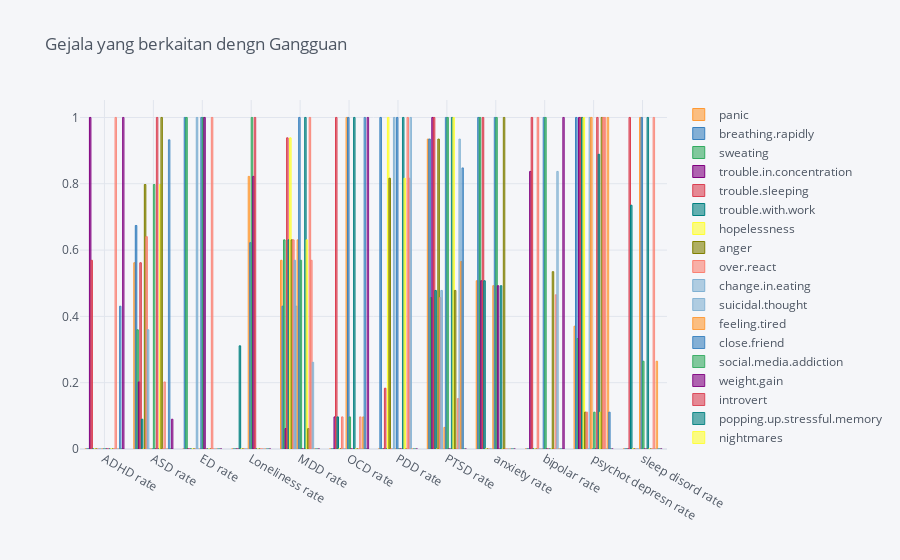

Notebook code cell kept with this figure:
### Code cell
byDisorderRate.iloc[:, 1:27].iplot(kind='bar', title='Gejala yang berkaitan dengn Gangguan')

### Figure 1 — Plotly figure (JSON) as saved in the notebook; plotly's stock layout.template omitted (floating-point values rounded to 4 significant figures)
{"data": [{"marker": {"color": "rgba(255, 153, 51, 0.6)", "line": {"color": "rgba(255, 153, 51, 1.0)", "width": 1}}, "name": "panic", "orientation": "v", "text": "", "type": "bar", "x": ["ADHD rate", "ASD rate", "ED rate", "Loneliness rate", "MDD rate", "OCD rate", "PDD rate", "PTSD rate", "anxiety rate", "bipolar rate", "psychot depresn rate", "sleep disord rate"], "y": [0, 0.5618, 0, 0, 0.5692, 0, 0, 0.9348, 0.5075, 0, 0.3704, 0]}, {"marker": {"color": "rgba(55, 128, 191, 0.6)", "line": {"color": "rgba(55, 128, 191, 1.0)", "width": 1}}, "name": "breathing.rapidly", "orientation": "v", "text": "", "type": "bar", "x": ["ADHD rate", "ASD rate", "ED rate", "Loneliness rate", "MDD rate", "OCD rate", "PDD rate", "PTSD rate", "anxiety rate", "bipolar rate", "psychot depresn rate", "sleep disord rate"], "y": [0, 0.6742, 1, 0, 0.4308, 0, 1, 0.9348, 1, 0, 1, 0]}, {"marker": {"color": "rgba(50, 171, 96, 0.6)", "line": {"color": "rgba(50, 171, 96, 1.0)", "width": 1}}, "name": "sweating", "orientation": "v", "text": "", "type": "bar", "x": ["ADHD rate", "ASD rate", "ED rate", "Loneliness rate", "MDD rate", "OCD rate", "PDD rate", "PTSD rate", "anxiety rate", "bipolar rate", "psychot depresn rate", "sleep disord rate"], "y": [0, 0.3596, 1, 0, 0.6308, 0, 0, 0.4565, 1, 0, 0.3333, 0]}, {"marker": {"color": "rgba(128, 0, 128, 0.6)", "line": {"color": "rgba(128, 0, 128, 1.0)", "width": 1}}, "name": "trouble.in.concentration", "orientation": "v", "text": "", "type": "bar", "x": ["ADHD rate", "ASD rate", "ED rate", "Loneliness rate", "MDD rate", "OCD rate", "PDD rate", "PTSD rate", "anxiety rate", "bipolar rate", "psychot depresn rate", "sleep disord rate"], "y": [1, 0.2022, 0, 0, 0.06154, 0.09677, 0, 1, 0.5075, 0.8372, 1, 0]}, {"marker": {"color": "rgba(219, 64, 82, 0.6)", "line": {"color": "rgba(219, 64, 82, 1.0)", "width": 1}}, "name": "trouble.sleeping", "orientation": "v", "text": "", "type": "bar", "x": ["ADHD rate", "ASD rate", "ED rate", "Loneliness rate", "MDD rate", "OCD rate", "PDD rate", "PTSD rate", "anxiety rate", "bipolar rate", "psychot depresn rate", "sleep disord rate"], "y": [0.5692, 0.5618, 0, 0, 0.9385, 1, 0.1833, 1, 1, 1, 1, 1]}, {"marker": {"color": "rgba(0, 128, 128, 0.6)", "line": {"color": "rgba(0, 128, 128, 1.0)", "width": 1}}, "name": "trouble.with.work", "orientation": "v", "text": "", "type": "bar", "x": ["ADHD rate", "ASD rate", "ED rate", "Loneliness rate", "MDD rate", "OCD rate", "PDD rate", "PTSD rate", "anxiety rate", "bipolar rate", "psychot depresn rate", "sleep disord rate"], "y": [0, 0.08989, 0, 0.3111, 0.6308, 0.09677, 0, 0.4783, 0.5075, 0, 1, 0.7353]}, {"marker": {"color": "rgba(255, 255, 51, 0.6)", "line": {"color": "rgba(255, 255, 51, 1.0)", "width": 1}}, "name": "hopelessness", "orientation": "v", "text": "", "type": "bar", "x": ["ADHD rate", "ASD rate", "ED rate", "Loneliness rate", "MDD rate", "OCD rate", "PDD rate", "PTSD rate", "anxiety rate", "bipolar rate", "psychot depresn rate", "sleep disord rate"], "y": [0, 0, 0, 0, 0.9385, 0, 1, 0, 0, 0, 1, 0]}, {"marker": {"color": "rgba(128, 128, 0, 0.6)", "line": {"color": "rgba(128, 128, 0, 1.0)", "width": 1}}, "name": "anger", "orientation": "v", "text": "", "type": "bar", "x": ["ADHD rate", "ASD rate", "ED rate", "Loneliness rate", "MDD rate", "OCD rate", "PDD rate", "PTSD rate", "anxiety rate", "bipolar rate", "psychot depresn rate", "sleep disord rate"], "y": [0, 0.7978, 0, 0, 0.6308, 0, 0.8167, 0.9348, 0, 0, 0.1111, 0]}, {"marker": {"color": "rgba(251, 128, 114, 0.6)", "line": {"color": "rgba(251, 128, 114, 1.0)", "width": 1}}, "name": "over.react", "orientation": "v", "text": "", "type": "bar", "x": ["ADHD rate", "ASD rate", "ED rate", "Loneliness rate", "MDD rate", "OCD rate", "PDD rate", "PTSD rate", "anxiety rate", "bipolar rate", "psychot depresn rate", "sleep disord rate"], "y": [0, 0.6404, 0, 0, 0.6308, 0.09677, 0, 0.4565, 0, 1, 0.1111, 0]}, {"marker": {"color": "rgba(128, 177, 211, 0.6)", "line": {"color": "rgba(128, 177, 211, 1.0)", "width": 1}}, "name": "change.in.eating", "orientation": "v", "text": "", "type": "bar", "x": ["ADHD rate", "ASD rate", "ED rate", "Loneliness rate", "MDD rate", "OCD rate", "PDD rate", "PTSD rate", "anxiety rate", "bipolar rate", "psychot depresn rate", "sleep disord rate"], "y": [0, 0.3596, 1, 0, 0.5692, 0, 0, 0.4783, 0, 0, 0, 0]}, {"marker": {"color": "rgba(128, 177, 211, 0.6)", "line": {"color": "rgba(128, 177, 211, 0.8999999999999999)", "width": 1}}, "name": "suicidal.thought", "orientation": "v", "text": "", "type": "bar", "x": ["ADHD rate", "ASD rate", "ED rate", "Loneliness rate", "MDD rate", "OCD rate", "PDD rate", "PTSD rate", "anxiety rate", "bipolar rate", "psychot depresn rate", "sleep disord rate"], "y": [0, 0, 0, 0, 0.4308, 0, 1, 0, 0, 0, 1, 0]}, {"marker": {"color": "rgba(255, 153, 51, 0.6)", "line": {"color": "rgba(255, 153, 51, 0.8999999999999999)", "width": 1}}, "name": "feeling.tired", "orientation": "v", "text": "", "type": "bar", "x": ["ADHD rate", "ASD rate", "ED rate", "Loneliness rate", "MDD rate", "OCD rate", "PDD rate", "PTSD rate", "anxiety rate", "bipolar rate", "psychot depresn rate", "sleep disord rate"], "y": [0, 0, 0, 0.8222, 0.6308, 1, 0, 0.06522, 0.4925, 0, 1, 1]}, {"marker": {"color": "rgba(55, 128, 191, 0.6)", "line": {"color": "rgba(55, 128, 191, 0.8999999999999999)", "width": 1}}, "name": "close.friend", "orientation": "v", "text": "", "type": "bar", "x": ["ADHD rate", "ASD rate", "ED rate", "Loneliness rate", "MDD rate", "OCD rate", "PDD rate", "PTSD rate", "anxiety rate", "bipolar rate", "psychot depresn rate", "sleep disord rate"], "y": [0, 0, 1, 0.6222, 1, 1, 1, 1, 1, 1, 0, 1]}, {"marker": {"color": "rgba(50, 171, 96, 0.6)", "line": {"color": "rgba(50, 171, 96, 0.8999999999999999)", "width": 1}}, "name": "social.media.addiction", "orientation": "v", "text": "", "type": "bar", "x": ["ADHD rate", "ASD rate", "ED rate", "Loneliness rate", "MDD rate", "OCD rate", "PDD rate", "PTSD rate", "anxiety rate", "bipolar rate", "psychot depresn rate", "sleep disord rate"], "y": [0, 0.7978, 1, 1, 0.5692, 0.09677, 0, 1, 1, 1, 0.1111, 0.2647]}, {"marker": {"color": "rgba(128, 0, 128, 0.6)", "line": {"color": "rgba(128, 0, 128, 0.8999999999999999)", "width": 1}}, "name": "weight.gain", "orientation": "v", "text": "", "type": "bar", "x": ["ADHD rate", "ASD rate", "ED rate", "Loneliness rate", "MDD rate", "OCD rate", "PDD rate", "PTSD rate", "anxiety rate", "bipolar rate", "psychot depresn rate", "sleep disord rate"], "y": [0, 0, 1, 0.8222, 0, 0, 0, 0, 0.4925, 0, 0, 0]}, {"marker": {"color": "rgba(219, 64, 82, 0.6)", "line": {"color": "rgba(219, 64, 82, 0.8999999999999999)", "width": 1}}, "name": "introvert", "orientation": "v", "text": "", "type": "bar", "x": ["ADHD rate", "ASD rate", "ED rate", "Loneliness rate", "MDD rate", "OCD rate", "PDD rate", "PTSD rate", "anxiety rate", "bipolar rate", "psychot depresn rate", "sleep disord rate"], "y": [0, 1, 0, 1, 0, 0, 0, 0, 0, 0, 1, 0]}, {"marker": {"color": "rgba(0, 128, 128, 0.6)", "line": {"color": "rgba(0, 128, 128, 0.8999999999999999)", "width": 1}}, "name": "popping.up.stressful.memory", "orientation": "v", "text": "", "type": "bar", "x": ["ADHD rate", "ASD rate", "ED rate", "Loneliness rate", "MDD rate", "OCD rate", "PDD rate", "PTSD rate", "anxiety rate", "bipolar rate", "psychot depresn rate", "sleep disord rate"], "y": [0, 0, 0, 0, 1, 1, 1, 1, 0.4925, 0, 0.8889, 1]}, {"marker": {"color": "rgba(255, 255, 51, 0.6)", "line": {"color": "rgba(255, 255, 51, 0.8999999999999999)", "width": 1}}, "name": "nightmares", "orientation": "v", "text": "", "type": "bar", "x": ["ADHD rate", "ASD rate", "ED rate", "Loneliness rate", "MDD rate", "OCD rate", "PDD rate", "PTSD rate", "anxiety rate", "bipolar rate", "psychot depresn rate", "sleep disord rate"], "y": [0, 0.7978, 0, 0, 0.6308, 0, 0.8167, 1, 0, 0, 0.1111, 0]}, {"marker": {"color": "rgba(128, 128, 0, 0.6)", "line": {"color": "rgba(128, 128, 0, 0.8999999999999999)", "width": 1}}, "name": "avoids.people.or.activities", "orientation": "v", "text": "", "type": "bar", "x": ["ADHD rate", "ASD rate", "ED rate", "Loneliness rate", "MDD rate", "OCD rate", "PDD rate", "PTSD rate", "anxiety rate", "bipolar rate", "psychot depresn rate", "sleep disord rate"], "y": [0, 1, 0, 0, 0.06154, 0, 0, 0.4783, 1, 0.5349, 1, 0]}, {"marker": {"color": "rgba(251, 128, 114, 0.6)", "line": {"color": "rgba(251, 128, 114, 0.8999999999999999)", "width": 1}}, "name": "feeling.negative", "orientation": "v", "text": "", "type": "bar", "x": ["ADHD rate", "ASD rate", "ED rate", "Loneliness rate", "MDD rate", "OCD rate", "PDD rate", "PTSD rate", "anxiety rate", "bipolar rate", "psychot depresn rate", "sleep disord rate"], "y": [0, 0, 1, 0, 1, 0, 1, 0, 0, 0, 1, 0]}, {"marker": {"color": "rgba(251, 128, 114, 0.6)", "line": {"color": "rgba(251, 128, 114, 0.7999999999999998)", "width": 1}}, "name": "trouble.concentrating", "orientation": "v", "text": "", "type": "bar", "x": ["ADHD rate", "ASD rate", "ED rate", "Loneliness rate", "MDD rate", "OCD rate", "PDD rate", "PTSD rate", "anxiety rate", "bipolar rate", "psychot depresn rate", "sleep disord rate"], "y": [1, 0.2022, 0, 0, 0.5692, 0.09677, 0.8167, 0.1522, 0, 0.4651, 1, 1]}, {"marker": {"color": "rgba(128, 177, 211, 0.6)", "line": {"color": "rgba(128, 177, 211, 0.7999999999999998)", "width": 1}}, "name": "blaming.yourself", "orientation": "v", "text": "", "type": "bar", "x": ["ADHD rate", "ASD rate", "ED rate", "Loneliness rate", "MDD rate", "OCD rate", "PDD rate", "PTSD rate", "anxiety rate", "bipolar rate", "psychot depresn rate", "sleep disord rate"], "y": [0, 0, 0, 0, 0.2615, 0, 1, 0.9348, 0, 0.8372, 0, 0]}, {"marker": {"color": "rgba(255, 153, 51, 0.6)", "line": {"color": "rgba(255, 153, 51, 0.7999999999999998)", "width": 1}}, "name": "hallucinations", "orientation": "v", "text": "", "type": "bar", "x": ["ADHD rate", "ASD rate", "ED rate", "Loneliness rate", "MDD rate", "OCD rate", "PDD rate", "PTSD rate", "anxiety rate", "bipolar rate", "psychot depresn rate", "sleep disord rate"], "y": [0, 0, 0, 0, 0, 0.09677, 0, 0.5652, 0, 0, 1, 0.2647]}, {"marker": {"color": "rgba(55, 128, 191, 0.6)", "line": {"color": "rgba(55, 128, 191, 0.7999999999999998)", "width": 1}}, "name": "repetitive.behaviour", "orientation": "v", "text": "", "type": "bar", "x": ["ADHD rate", "ASD rate", "ED rate", "Loneliness rate", "MDD rate", "OCD rate", "PDD rate", "PTSD rate", "anxiety rate", "bipolar rate", "psychot depresn rate", "sleep disord rate"], "y": [0.4308, 0.9326, 0, 0, 0, 1, 0, 0.8478, 0, 0, 0.1111, 0]}, {"marker": {"color": "rgba(50, 171, 96, 0.6)", "line": {"color": "rgba(50, 171, 96, 0.7999999999999998)", "width": 1}}, "name": "seasonally", "orientation": "v", "text": "", "type": "bar", "x": ["ADHD rate", "ASD rate", "ED rate", "Loneliness rate", "MDD rate", "OCD rate", "PDD rate", "PTSD rate", "anxiety rate", "bipolar rate", "psychot depresn rate", "sleep disord rate"], "y": [0, 0, 0, 0, 0, 0, 0, 0, 0, 0, 0, 0]}, {"marker": {"color": "rgba(128, 0, 128, 0.6)", "line": {"color": "rgba(128, 0, 128, 0.7999999999999998)", "width": 1}}, "name": "increased.energy", "orientation": "v", "text": "", "type": "bar", "x": ["ADHD rate", "ASD rate", "ED rate", "Loneliness rate", "MDD rate", "OCD rate", "PDD rate", "PTSD rate", "anxiety rate", "bipolar rate", "psychot depresn rate", "sleep disord rate"], "y": [1, 0.08989, 0, 0, 0, 1, 0, 0, 0, 1, 0, 0]}], "layout": {"legend": {"bgcolor": "#F5F6F9", "font": {"color": "#4D5663"}}, "paper_bgcolor": "#F5F6F9", "plot_bgcolor": "#F5F6F9", "title": {"font": {"color": "#4D5663"}, "text": "Gejala yang berkaitan dengn Gangguan"}, "xaxis": {"gridcolor": "#E1E5ED", "showgrid": true, "tickfont": {"color": "#4D5663"}, "title": {"font": {"color": "#4D5663"}, "text": ""}, "zerolinecolor": "#E1E5ED"}, "yaxis": {"gridcolor": "#E1E5ED", "showgrid": true, "tickfont": {"color": "#4D5663"}, "title": {"font": {"color": "#4D5663"}, "text": ""}, "zerolinecolor": "#E1E5ED"}}}
